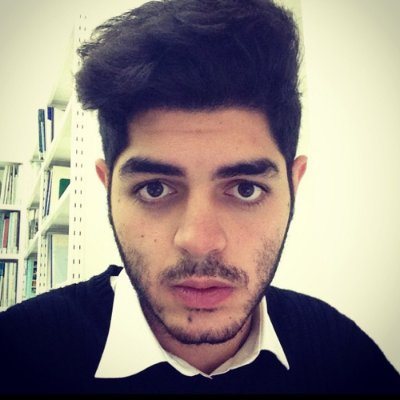
#> input picture sec4/me.jpg, 400 x 400 px
$ python change_image_pixels.py
#> lines starting #> are read from the running program, lines starting #| are printed output that depends on the picture; after the words box and inside, x2 and y2 are one past the last pixel; in counts of white or black regions, pixels touching at a corner belong together
##
#
# Created by Rambod Rahmani.
# Section 4 - Image Theory
# change_image_pixels.py
#
##

import cv2
import numpy as np

# load and display image me.jpg
img = cv2.imread("me.jpg")
#> img is the input picture: shape (400, 400, 3); mean B, G, R 132.1, 137, 147.5
cv2.imshow("Rambod Rahmani Picture", img)

# get image shape data
height, width, depth = np.shape(img)
#> height = 400; width = 400; depth = 3

# change all image pixels in the first row
for i in range(0, width):
	img[1][i][0] = 255
	img[1][i][1] = 255
	img[1][i][2] = 255
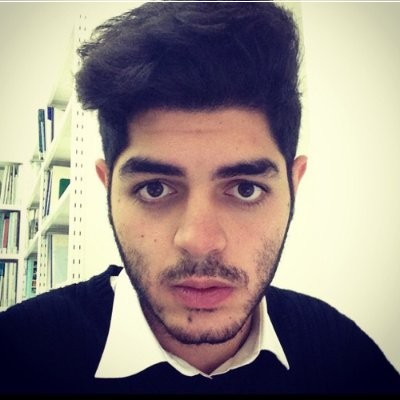
#> img: shape (400, 400, 3); 0.25% of pixels changed, all inside (x1, y1, x2, y2) = (0, 1, 400, 2)

# show the modified image
cv2.imshow("Rambod Rahmani Picture 2", img)

# reload the image, edit all pixels: white color
img = cv2.imread("me.jpg")
for j in range(0, height):
	for i in range(0, width):
		img[j][i][0] = 255
		img[j][i][1] = 255
		img[j][i][2] = 255
#> img: shape (400, 400, 3); every value is 255
cv2.imshow("Rambod Rahmani Picture 3", img)

# reload the image, edit all pixels: black color color
img = cv2.imread("me.jpg")
for j in range(0, height):
	for i in range(0, width):
		img[j][i][0] = 0
		img[j][i][1] = 0
		img[j][i][2] = 0
#> img: shape (400, 400, 3); every value is 0
cv2.imshow("Rambod Rahmani Picture 4", img)

# reload the image, edit R channel
img = cv2.imread("me.jpg")
for j in range(0, height):
	for i in range(0, width):
		img[j][i][0] = 0
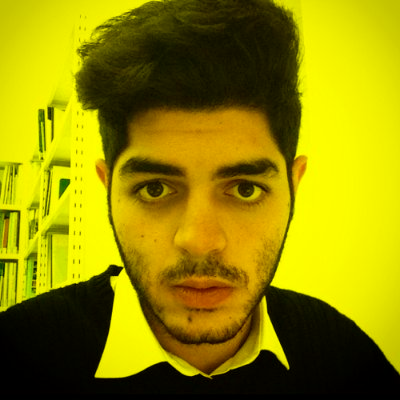
#> img: shape (400, 400, 3); mean B, G, R 0, 137, 147.5
cv2.imshow("Rambod Rahmani Picture 5", img)

# reload the image, edit G channel
img = cv2.imread("me.jpg")
for j in range(0, height):
	for i in range(0, width):
		img[j][i][1] = 0
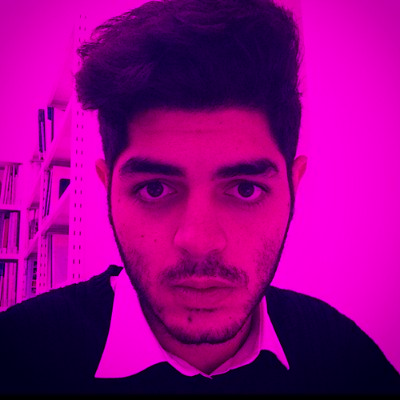
#> img: shape (400, 400, 3); mean B, G, R 132.1, 0, 147.5
cv2.imshow("Rambod Rahmani Picture 6", img)

# reload the image, edit B channel
img = cv2.imread("me.jpg")
for j in range(0, height):
	for i in range(0, width):
		img[j][i][2] = 0
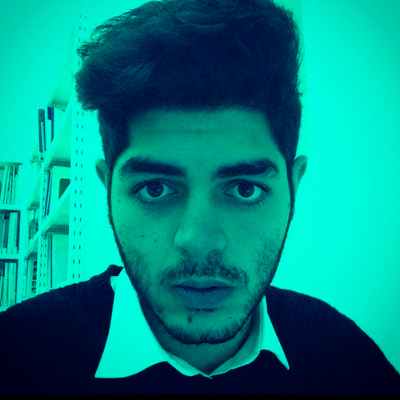
#> img: shape (400, 400, 3); mean B, G, R 132.1, 137, 0
cv2.imshow("Rambod Rahmani Picture 7", img)

# wait for user input
cv2.waitKey(0)

# destroy all windows
cv2.destroyAllWindows()
